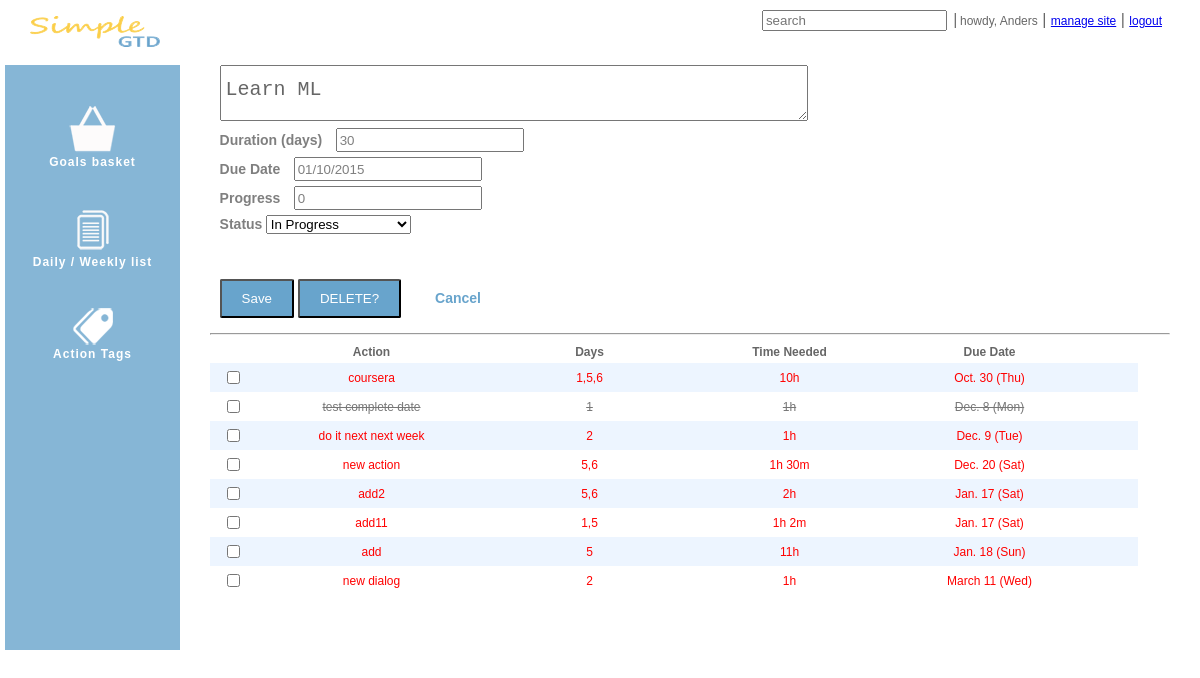
Page /goal/edit/5 (signed in) on the committed database.
### simgtd/models.py (models this page shows, shortened)
class Goal(models.Model):
    subject = models.CharField(max_length=200)
    memo = models.TextField(max_length=1000, blank=True)
    duration = models.PositiveIntegerField(blank=True)
    start_date = models.DateTimeField(null=True, blank=True, default=datetime.datetime.now)
    due_date = models.DateTimeField(null=True, blank=True, default=datetime.datetime.now)
    remind_me = models.NullBooleanField(default=True, null=True, blank=True)
    created_date = models.DateTimeField(editable=False, default=datetime.datetime.now)
    completed_date = models.DateTimeField(editable=False, null=True)
    created_by = models.ForeignKey(User, default=Constants.user_admin)
    progress = models.PositiveSmallIntegerField(default=0)
    status = models.ForeignKey(Status, default=Constants.status_not_started)
    priority = models.ForeignKey(Priority, default=Constants.priority_normal)

class Action(models.Model):
    subject = models.CharField(max_length=200)
    memo = models.TextField(max_length=1000, blank=True)
    hours = models.PositiveSmallIntegerField(default=0)
    minutes = models.PositiveSmallIntegerField(default=0)
    start_date = models.DateTimeField(null=True, blank=True)
    due_date = models.DateTimeField(null=True, blank=True)
    created_date = models.DateTimeField(editable=False, default=datetime.datetime.now)
    created_by = models.ForeignKey(User, default=Constants.user_admin)
    completed_date = models.DateTimeField(editable=False, null=True)
    week_offset = models.PositiveSmallIntegerField(default=0, null=True, blank=True)
    days = models.CharField(max_length=50, null=True, blank=True)
    status = models.ForeignKey(Status, default=Constants.status_not_started)
    goal = models.ForeignKey(Goal, null=True, blank=True)
    tags = TaggableManager(blank=True)
    def time(self):
        ts = ''
        if self.hours > 0:
            ts = ts + str(self.hours) + 'h'
        if self.minutes > 0:
            ts = ts + " " + str(self.minutes) + 'm'
        return ts
    def overdue(self):
        now = timezone.make_aware(datetime.datetime.now(), timezone.get_default_timezone())
        return (self.status_id != Constants.status_completed) and (self.due_date < now)

### simgtd/views.py (the view)
# urls.py: url(r'^goal/edit/(?P<gid>\d+)', views.edit_goal),
@login_required
def edit_goal(request, gid):
    errors = []
    goal = None
    if request.method == 'POST':
        subject = request.POST['title']
        duration = request.POST['duration']
        due_date = request.POST['due_date']
        progress = request.POST['progress']
        status = request.POST['status']
        if subject and duration and due_date:
            goal = user_goals(request).get(id=gid)
            goal.subject = subject
            goal.duration = duration
            goal.due_date = datetime.strptime(due_date, '%m/%d/%Y')
            goal.progress = int(progress)
            goal.status_id = int(status)
            goal.save()
            return HttpResponseRedirect('/goal/list')
        else:
            if not subject:
                errors.append('Subject is required')
            if not duration:
                errors.append('Duration is required')
            if not due_date:
                errors.append('Due date is required')
    else:
        goal = get_object_or_404(user_goals(request), id=gid)
        actions = user_actions(request).filter(goal_id=gid).order_by('due_date')
    return render_to_response('simgtd/edit_goal.html',
                              RequestContext(request, {'goal': goal,
                                                       'actions': actions,
                                                       'status': Status.objects.all(),
                                                       'errors': errors}))

### simgtd/models.py (called while the page is built)
    @classmethod
    def inactive_list(cls):
        return [Constants.status_suspended,
                Constants.status_canceled]

### simgtd/views.py (called while the page is built)
def user_id(request):
    return request.user.id

def user_actions(request):
    return Action.objects.filter(created_by_id=user_id(request)) \
        .exclude(status_id__in=Status.inactive_list())

def user_goals(request):
    return Goal.objects.filter(created_by_id=user_id(request)) \
        .exclude(status_id__in=Status.inactive_list())

### templates/simgtd/edit_goal.html (shortened to what this page needs)
{% extends "base.html" %}
{% block content %}
    <form action="/goal/edit/{{ goal.id }}" method="post">
        <div id="add_goal_setting">
            <textarea type="text" id="quickTitle" name="title"
                      value placeholder="Add a goal..." autofocus="auotofocus"
                      style="height:30px">{{ goal.subject }}</textarea>
            <div class="field">
                <label class="field_label"  for="duration">Duration (days)</label>
                <input id="duration" type="number" name="duration" value="{{ goal.duration }}" class="field_label_input">
            </div>
            <div class="field">
                <label class="field_label" for="due_date">Due Date</label>
                <input id="due_date" type="text" name="due_date" class="field_label_input" value="{{ goal.due_date|date:'m/d/Y' }}">
            </div>
            <div class="field">
                <label class="field_label" for="progress">Progress</label>
                <input id="progress" type="text" name="progress" class="field_label_input" value="{{ goal.progress }}">
            </div>
            <div class="field">
                <label class="field_label" for="status">Status</label>
                <select id="status" name="status">
                    {% for s in status %}
                        <option value="{{ s.id }}">{{ s.name }}</option>
                    {% endfor %}
                </select>
            </div>
            <div class="field_button">
                <input type="submit" class="save" value="Save">
                <input type="button" id="delete" class="save" value="DELETE?">
                <a href="/goal/list" class="cancel">Cancel</a>
            </div>
        </div>
    </form>
    <hr />
    <table class="action_list">
        <thead>
        <tr>
            <th class="checkbox"></th>
            <th class="action">Action</th>
            <th class="assigned_days">Days</th>
            <th class="time_needed">Time Needed</th>
            <th class="due_date">Due Date</th>
        </tr>
        </thead>
        <tbody>
        {% for action in actions %}
            <tr data-id="{{ action.id }}" data-sid="{{ action.status_id }}"
                class="{% if action.status_id == 3 %}done{% endif %} {% if action.overdue %}overdue{% endif %}">
                <td class="checkbox"><input type="checkbox" name="complete"></td>
                <td class="clickable action">{{ action.subject }}</td>
                <td class="assigned_days" width="5%">{{ action.days }}</td>
                <td class="time_needed">
                    {% if action.time %}{{ action.time }}{% else %}NOT SET{% endif %}
                </td>
                <td class="due_date">{{ action.due_date|date:"N j (D)" }}</td>
                <td width="5%" {% if action.memo %}class="tooltip"{% endif %}>
                </td>
            </tr>
        {% endfor %}
        </tbody>
    </table>
{% endblock %}

### templates/base.html (shortened to what this page needs)
<!DOCTYPE html>
<html>
<head lang="en">
    <link type="text/css" rel="stylesheet" href="{{ STATIC_URL }}css/jquery-ui.css">
    <link type="text/css" rel="stylesheet" href="{{ STATIC_URL }}css/gtd.css">
</head>
<body>
    <div id="header">
        <div>
            <div class="header-primary">
                <a href="/">
                    <img src="{{ STATIC_URL }}images/logo.png" alt="Simple GTD" />
                </a>
            </div>
            <div class="header-secondary">
                <input id="search" type="search" name="search" placeholder="search">
                <span class="sep">|</span>
                <a class="header_account" title="{{ user.email }}">howdy, {{ user.first_name }}</a> |
                <a class="header_account" href="/admin/">manage site</a> |
                <a class="header_account" href="/logout/">logout</a>
            </div>
        </div>
    </div>
    <div id="wrapper">
        <div id="navigation">
            <div id="icon_menu_block">
                <a href="/goal/list" class="menu">
                    <span class="icon_menu"><img src="{{ STATIC_URL }}images/goals_basket.png" alt="Goals basket"></span>
                    <span class="icon_menu_subtitle">Goals basket</span>
                </a>
                <a href="/action/list" class="menu">
                    <span class="icon_menu"><img src="{{ STATIC_URL }}images/list.png" alt="Daily/Weekly list"></span>
                    <span class="icon_menu_subtitle">Daily / Weekly list</span>
                </a>
                <a href="/action/tags" class="menu">
                    <span class="icon_menu"><img src="{{ STATIC_URL }}images/tags.png" alt="Action Tags"></span>
                    <span class="icon_menu_subtitle">Action Tags</span>
                </a>
            </div>
        </div>
        <div id="content">
            {% block content %}{% endblock %}
        </div>
    </div>
</body>
</html>

### static/css/gtd.css (style rules this page uses)
body { font-family:Calibri, Arial, Helvetica, sans-serif; }
.clickable { cursor: pointer; }
#header { position: absolute; left: 0px; top:0px; padding: 10px 10px 0px 10px; width: 96%; height: 55px; background-color: white; display: table; }
.header-primary { float:left; position:relative; top:6px; left:20px; }
.header-secondary { text-align: right; color:rgba(0,0,0,0.6); }
#header .sep { margin: 0 -2px 0 2px; color:#717171; }
.header_account { display: inline-block; font-size: 12px; }
label[for=login_email], label[for=login_password], label[for=signup_name], label[for=signup_email], label[for=signup_password], label[for=signup_confirm_password], { margin-bottom: 0; }
label { font-weight: 700; font-size: 12px; color:rgba(0,0,0,0.5); cursor:default; }
div#navigation { margin:20px 85% 5px 5px; padding:5px 5px 5px 5px; height: 620px; background: rgba(104,164,204,0.8); color:white; font-size: 12px; font-weight: 600; letter-spacing: 1px; }
div#icon_menu_block { position: relative; margin-top: 40px; }
.icon_menu { display: block; text-align: center; padding: 40px 10px 1px 10px; }
.icon_menu_subtitle { display: block; text-align: center; color: white; }
a.menu { text-decoration: none; }
div#content { position: absolute; top: 50px; right: 30px; width: 80%; color: rgba(0,0,0,0.6); font-size: 12px; }
#add_goal_setting { width:60%; top:50px; margin: 15px 1%; }
#quickTitle { width: 100%; outline: none; padding: 12px 5px; font-size: 20px; color: rgba(0,0,0,0.6); font:thin; }
.field { display:block; margin: 5px 0; }
.field_label_input { width:180px; height:20px; margin-left: 10px; padding: 0px 2px; color: rgba(0, 0, 0, 0.5); }
.field_label { font-size: 14px; }
.field_button { color: rgba(0,0,0,0.5); font-weight: 600; padding-top: 40px; font-size: 14px; }
input.save { border-radius: 2px; padding: 10px 20px; background: #68a4cc; color: white; }
a.cancel { margin-left: 30px; color: #68a4cc; text-decoration: none; }
.action_list { border-spacing: 0; border-collapse: collapse; text-align: center; vertical-align: middle; color: rgba(0,0,0,0.6); }
.action_list th, .action_list td { padding: 5px; vertical-align: middle; }
.checkbox { width: 36px; }
.action { width: 221px; }
.assigned_days { width: 195px; }
.time_needed { width: 185px; }
.due_date { width: 195px; }
.action_list tbody tr:nth-child(odd) { background-color: #edf5ff; }
.action_list tbody tr.done { color: #777777; text-decoration: line-through; }
.action_list tbody tr.overdue { color: red; }

### rows in the picture
Goal: title "Learn ML", duration "30", due_date "01/10/2015", progress "0"
Action: subject "coursera", days "1,5,6", time "10h", due_date "Oct. 30 (Thu)"
Action: subject "test complete date", days "1", time "1h", due_date "Dec. 8 (Mon)"
Action: subject "do it next next week", days "2", time "1h", due_date "Dec. 9 (Tue)"
Action: subject "new action", days "5,6", time "1h 30m", due_date "Dec. 20 (Sat)"
Action: subject "add2", days "5,6", time "2h", due_date "Jan. 17 (Sat)"
Action: subject "add11", days "1,5", time "1h 2m", due_date "Jan. 17 (Sat)"
Action: subject "add", days "5", time "11h", due_date "Jan. 18 (Sun)"
Action: subject "new dialog", days "2", time "1h", due_date "March 11 (Wed)"

### other values in the picture
{{ user.first_name }} "Anders"
form field status "In Progress"
